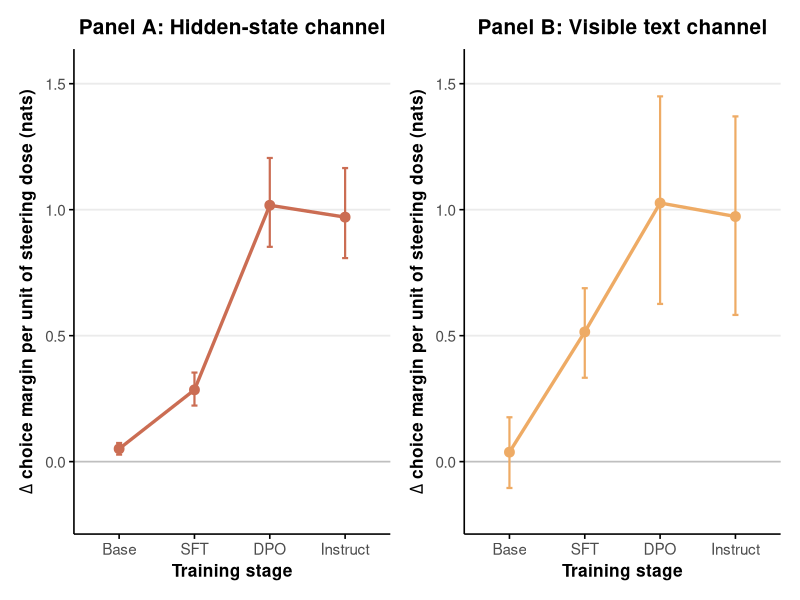

This figure's R source:
##########################################
# AI WELFARE PROJECT
##########################################
# Appendix Figure A15: Checkpoint-specific vectors
##########################################

#=================================
# 1. Setup and configuration
#=================================

library(tidyverse)
library(ggplot2)
library(patchwork)

# Run this script from the repository root directory.
dir.create("figures", showWarnings = FALSE)

theme_set(
  theme_minimal(base_size = 14) +
    theme(
      plot.title = element_text(hjust = 0.5, size = 15, face = "bold"),
      axis.title = element_text(size = 12.5, face = "bold"),
      axis.text = element_text(size = 11),
      axis.line = element_line(colour = "black", linewidth = 0.55),
      axis.ticks = element_line(colour = "black", linewidth = 0.55),
      panel.grid.minor = element_blank(),
      panel.grid.major.x = element_blank(),
      plot.background = element_rect(fill = "white", colour = NA),
      panel.background = element_rect(fill = "white", colour = NA)
    )
)

heat_colours <- hcl.colors(9, palette = "Heat")

#=================================
# 2. Data loading
#=================================

data <- read_csv(
  "experiment_results_csv/figureA15.csv",
  show_col_types = FALSE
)

stopifnot(
  nrow(data) == 8,
  setequal(data$stage, c("base", "sft", "dpo", "instruct")),
  setequal(data$channel, c("hidden_state", "text")),
  all(data$arm == "own")
)

#=================================
# 3. Data preparation
#=================================

stage_labels <- c(
  "base" = "Base",
  "sft" = "SFT",
  "dpo" = "DPO",
  "instruct" = "Instruct"
)

data <- data %>%
  mutate(stage = factor(stage, levels = c("base", "sft", "dpo", "instruct")))

hidden_data <- data %>%
  filter(channel == "hidden_state")

text_data <- data %>%
  filter(channel == "text")

#=================================
# 4. Panel A: Hidden-state channel
#=================================

panel_a <- ggplot(
  hidden_data,
  aes(x = stage, y = estimate, colour = model, group = model)
) +
  geom_hline(yintercept = 0, colour = "grey75", linewidth = 0.5) +
  geom_errorbar(aes(ymin = ci_low, ymax = ci_high), width = 0.08, linewidth = 0.75) +
  geom_line(linewidth = 1.15) +
  geom_point(size = 3) +
  scale_colour_manual(values = heat_colours[3], guide = "none") +
  scale_x_discrete(labels = stage_labels) +
  scale_y_continuous(limits = c(-0.2, 1.55), breaks = seq(0, 1.5, by = 0.5)) +
  labs(
    title = "Panel A: Hidden-state channel",
    x = "Training stage",
    y = expression(bold(Delta*" choice margin per unit of steering dose (nats)"))
  )

#=================================
# 5. Panel B: Text channel
#=================================

panel_b <- ggplot(
  text_data,
  aes(x = stage, y = estimate, colour = model, group = model)
) +
  geom_hline(yintercept = 0, colour = "grey75", linewidth = 0.5) +
  geom_errorbar(aes(ymin = ci_low, ymax = ci_high), width = 0.08, linewidth = 0.75) +
  geom_line(linewidth = 1.15) +
  geom_point(size = 3) +
  scale_colour_manual(values = heat_colours[5], guide = "none") +
  scale_x_discrete(labels = stage_labels) +
  scale_y_continuous(limits = c(-0.2, 1.55), breaks = seq(0, 1.5, by = 0.5)) +
  labs(
    title = "Panel B: Visible text channel",
    x = "Training stage",
    y = expression(bold(Delta*" choice margin per unit of steering dose (nats)"))
  )

#=================================
# 6. Combine and save figure
#=================================

figureA15 <- panel_a + panel_b +
  plot_layout(ncol = 2)

ggsave(
  "figures/figureA15.png",
  figureA15,
  width = 10,
  height = 5,
  dpi = 300,
  bg = "white"
)
